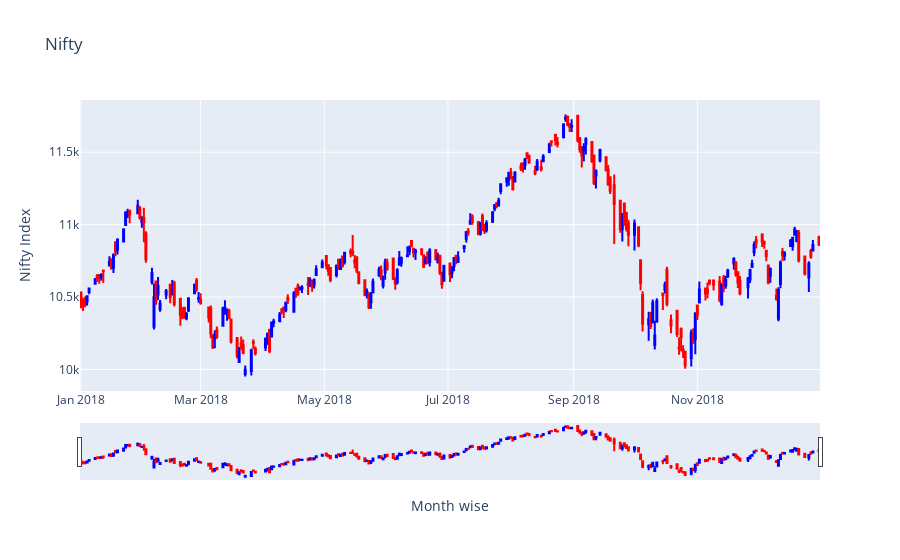

Notebook source saved alongside this figure:
### Code cell
figure.update_layout(title = 'Nifty', yaxis_title = 'Nifty Index', xaxis_title = 'Month wise')

### Figure 1 — Plotly figure (JSON) as saved in the notebook; plotly's stock layout.template omitted (floating-point values rounded to 4 significant figures; data arrays with more than 128 entries replaced by an {"elided": "..."} marker saying what was removed)
{"data": [{"close": {"elided": "246 float values"}, "decreasing": {"line": {"color": "red"}}, "high": {"elided": "246 float values"}, "increasing": {"line": {"color": "blue"}}, "low": {"elided": "246 float values"}, "open": {"elided": "246 float values"}, "type": "candlestick", "x": {"elided": "246 str values"}}], "layout": {"title": {"text": "Nifty"}, "xaxis": {"title": {"text": "Month wise"}}, "yaxis": {"title": {"text": "Nifty Index"}}}}
